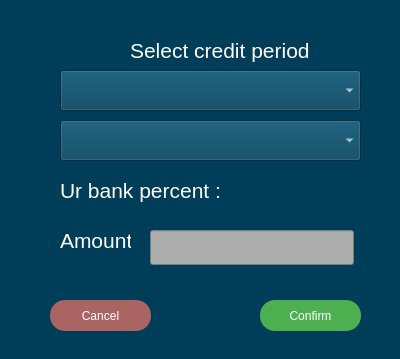
<?xml version="1.0" encoding="UTF-8"?>
<ui version="4.0">
 <class>CreditManager</class>
 <widget class="QWidget" name="CreditManager">
  <property name="geometry">
   <rect>
    <x>0</x>
    <y>0</y>
    <width>400</width>
    <height>359</height>
   </rect>
  </property>
  <property name="windowTitle">
   <string>Form</string>
  </property>
  <property name="styleSheet">
   <string notr="true">background-color: rgb(0, 61, 89);</string>
  </property>
  <widget class="QPushButton" name="cance_but">
   <property name="geometry">
    <rect>
     <x>50</x>
     <y>300</y>
     <width>101</width>
     <height>31</height>
    </rect>
   </property>
   <property name="font">
    <font>
     <pointsize>-1</pointsize>
     <underline>false</underline>
     <strikeout>false</strikeout>
    </font>
   </property>
   <property name="cursor">
    <cursorShape>PointingHandCursor</cursorShape>
   </property>
   <property name="styleSheet">
    <string notr="true">QPushButton {
  font-size: 12px;
  text-align: center;
  text-decoration: none;
  outline: none;
  color: #fff;
  background-color: rgb(170, 101, 99);
  border: none;
  border-radius: 15px;
}
QPushButton:hover{
 background-color: rgb(85, 195, 89);
}</string>
   </property>
   <property name="text">
    <string>Cancel</string>
   </property>
  </widget>
  <widget class="QPushButton" name="confirm_but">
   <property name="geometry">
    <rect>
     <x>260</x>
     <y>300</y>
     <width>101</width>
     <height>31</height>
    </rect>
   </property>
   <property name="font">
    <font>
     <pointsize>-1</pointsize>
     <underline>false</underline>
     <strikeout>false</strikeout>
    </font>
   </property>
   <property name="cursor">
    <cursorShape>PointingHandCursor</cursorShape>
   </property>
   <property name="styleSheet">
    <string notr="true">QPushButton {
  font-size: 12px;
  text-align: center;
  text-decoration: none;
  outline: none;
  color: #fff;
  background-color: #4CAF50;
  border: none;
  border-radius: 15px;
}
QPushButton:hover{
 background-color: rgb(85, 195, 89);
}</string>
   </property>
   <property name="text">
    <string>Confirm</string>
   </property>
  </widget>
  <widget class="QLabel" name="label_2">
   <property name="geometry">
    <rect>
     <x>130</x>
     <y>30</y>
     <width>201</width>
     <height>41</height>
    </rect>
   </property>
   <property name="font">
    <font>
     <pointsize>16</pointsize>
    </font>
   </property>
   <property name="styleSheet">
    <string notr="true">color: rgb(255, 255, 255);</string>
   </property>
   <property name="text">
    <string>Select credit period</string>
   </property>
  </widget>
  <widget class="QComboBox" name="measure_chooser">
   <property name="geometry">
    <rect>
     <x>60</x>
     <y>70</y>
     <width>301</width>
     <height>41</height>
    </rect>
   </property>
   <property name="styleSheet">
    <string notr="true">color: rgb(255, 255, 255);
font: 16pt &quot;Segoe UI&quot;;</string>
   </property>
  </widget>
  <widget class="QComboBox" name="period_chooser">
   <property name="geometry">
    <rect>
     <x>60</x>
     <y>120</y>
     <width>301</width>
     <height>41</height>
    </rect>
   </property>
   <property name="styleSheet">
    <string notr="true">color: rgb(255, 255, 255);
font: 16pt &quot;Segoe UI&quot;;</string>
   </property>
  </widget>
  <widget class="QLabel" name="label_3">
   <property name="geometry">
    <rect>
     <x>60</x>
     <y>170</y>
     <width>161</width>
     <height>41</height>
    </rect>
   </property>
   <property name="font">
    <font>
     <pointsize>16</pointsize>
    </font>
   </property>
   <property name="styleSheet">
    <string notr="true">color: rgb(255, 255, 255);</string>
   </property>
   <property name="text">
    <string>Ur bank percent :</string>
   </property>
  </widget>
  <widget class="QLabel" name="percent_label">
   <property name="geometry">
    <rect>
     <x>230</x>
     <y>170</y>
     <width>131</width>
     <height>41</height>
    </rect>
   </property>
   <property name="font">
    <font>
     <pointsize>16</pointsize>
    </font>
   </property>
   <property name="styleSheet">
    <string notr="true">color: rgb(255, 255, 255);</string>
   </property>
   <property name="text">
    <string/>
   </property>
  </widget>
  <widget class="QLineEdit" name="amount_line">
   <property name="geometry">
    <rect>
     <x>150</x>
     <y>230</y>
     <width>204</width>
     <height>35</height>
    </rect>
   </property>
   <property name="font">
    <font>
     <pointsize>20</pointsize>
    </font>
   </property>
   <property name="styleSheet">
    <string notr="true">border-color: rgb(0, 0, 0);
background-color: rgb(173, 173, 173);
color: rgb(0, 0, 0);</string>
   </property>
   <property name="text">
    <string/>
   </property>
  </widget>
  <widget class="QLabel" name="label_4">
   <property name="geometry">
    <rect>
     <x>60</x>
     <y>220</y>
     <width>71</width>
     <height>41</height>
    </rect>
   </property>
   <property name="font">
    <font>
     <pointsize>16</pointsize>
    </font>
   </property>
   <property name="styleSheet">
    <string notr="true">color: rgb(255, 255, 255);</string>
   </property>
   <property name="text">
    <string>Amount:</string>
   </property>
  </widget>
 </widget>
 <resources/>
 <connections/>
</ui>
